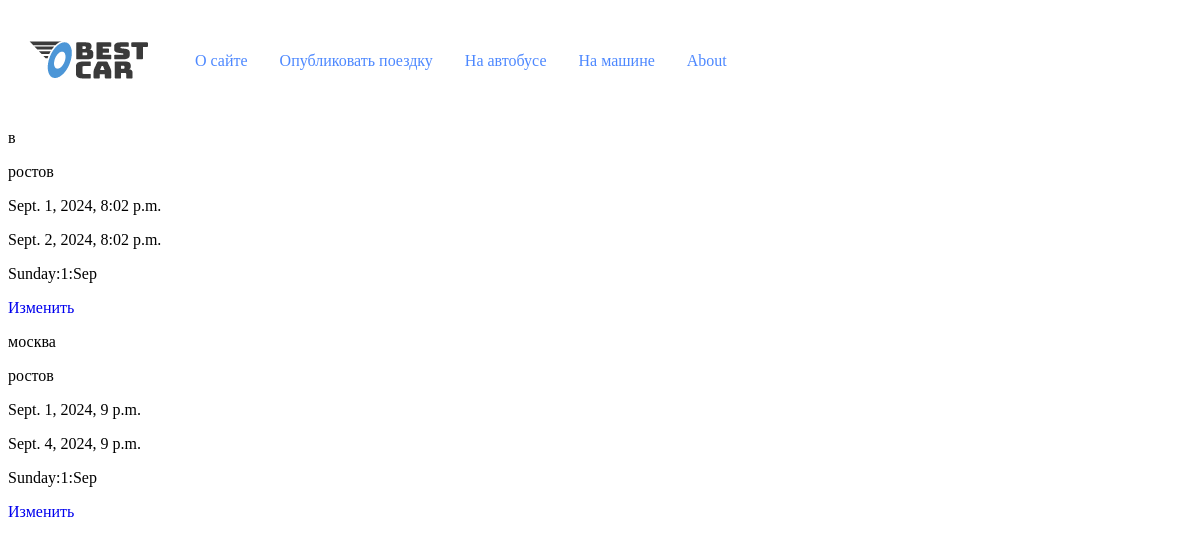
The app's page /users/users_trips_current/ (signed in), older data.
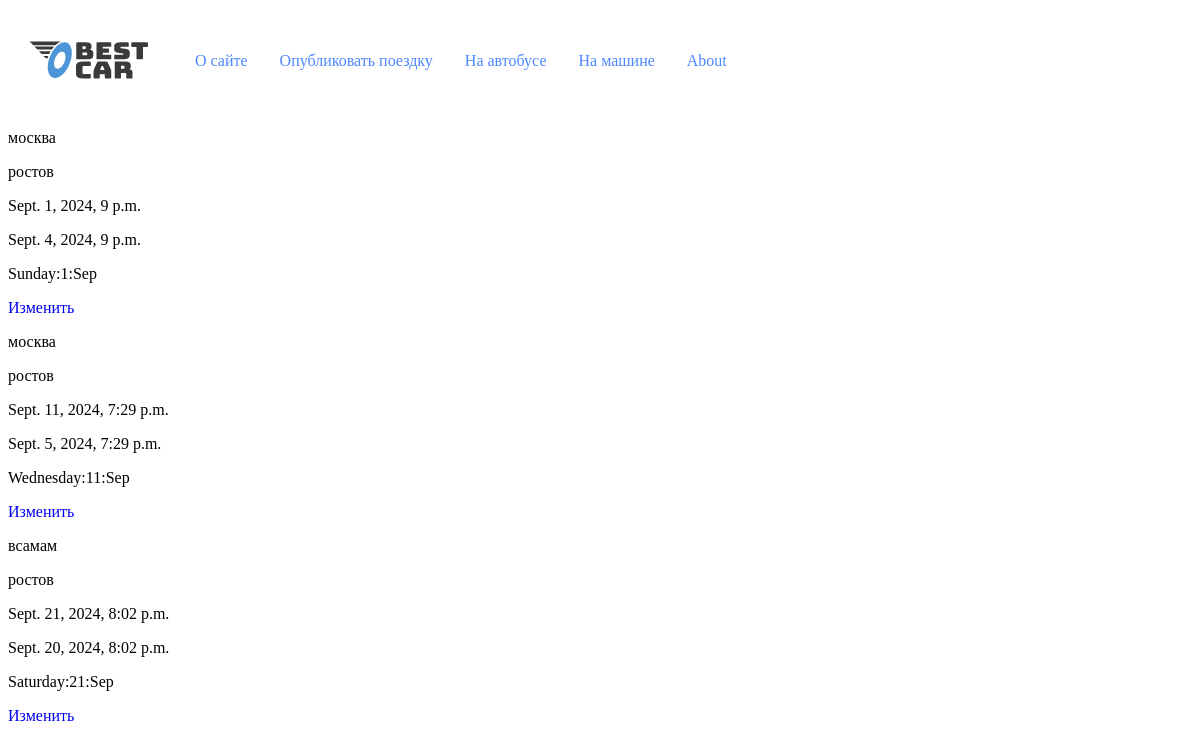
The same page, newer data.
### bestcar/models.py (models this page shows, shortened)
class Publishing_a_trip(models.Model):
    SEATING = [
        (1, '1'),
        (2, '2'),
        (3, '3'),
        (4, '4')
    ]
    departure = models.CharField(max_length=100, verbose_name="отправление", validators=[Validators_language_model()])
    arrival = models.CharField(max_length=100, verbose_name="прибытие", validators=[Validators_language_model()])
    departure_time = models.DateTimeField(verbose_name="время отправления", validators=[Validators_date_model()])
    arrival_time = models.DateTimeField(verbose_name="время прибытия", default=None,
                                        validators=[Validators_date_model()])
    free_seating = models.PositiveSmallIntegerField(verbose_name='количество мест', choices=SEATING, default=1)
    reserved_seats = models.PositiveIntegerField(verbose_name='количество бронированных мест', default=0)
    cat = models.ForeignKey('Category', verbose_name="категория", on_delete=models.PROTECT, default=1)
    price = models.PositiveSmallIntegerField(verbose_name="цена")
    author = models.ForeignKey(get_user_model(), on_delete=models.CASCADE,
                               related_name="author", null=True, default=None)
    slug = models.SlugField(max_length=100, unique=True, db_index=True)
    models_auto = models.CharField(max_length=100, verbose_name="модель автомобиля")
    objects = models.Manager()
    car = CarManager()
    bus = BusManager()
    class Meta:
        verbose_name = 'Опубликованные поездки'
        verbose_name_plural = 'Опубликованные поездки'
        ordering = ('departure_time',)

### users/views.py (the view)
# urls.py: path('users_trips_current/', User_trip.as_view(), name='trips_current'),
class User_trip(LoginRequiredMixin, DataMixin, ListView):
    context_object_name = 'mein_trip'
    model = Publishing_a_trip
    template_name = 'users/users_trips_current.html'
    title_page = 'Ваши поездки'
    def get_queryset(self):
        try:
            mein_trip = Publishing_a_trip.objects.filter(author=self.request.user)
            return mein_trip
        except Exception as e:  # Обработка всех типов исключений
            return JsonResponse({'error': str(e)}, status=500)
    def get_context_data(self, **kwargs):
        context = super().get_context_data(**kwargs)
        return self.get_mixin_context(context)

### bestcar/utils.py (called while the page is built)
    def get_mixin_context(self, context, **kwargs):
        if self.title_page:
            context['title'] = self.title_page
        context['menu'] = MENU  # Предполагается, что MENU - это глобальная переменная
        context.update(kwargs)
        return context

### users/templates/users/users_trips_current.html (shortened to what this page needs)
{% extends 'base.html' %}
{% block content %}
{% if mein_trip%}
{% for item in mein_trip  %}
    <div>
        <p> {{item.departure}} </p>
        <p> {{item.arrival}} </p>
        <p> {{item.departure_time}} </p>
        <p> {{item.arrival_time}} </p>
        <p> {{item.departure_time|date:"l:j:M"}} </p>
        <p> <a href="{% url 'update_user_trip' item.slug %}">Изменить</a></p>
    </div>
{% endfor %}
{% else %}
<h1>Здесь появятся ваши будущие поездки.</h1>
{% endif %}
{% endblock content%}

### templates/base.html (shortened to what this page needs)
<!DOCTYPE html>
<html lang="en">
{% load static %}
<head>
    <link rel="stylesheet" type="text/css" href="{% static 'bestcar/css/style_base.css' %}">
</head>
<body>
        <ul class="menu" >
            <li><a href="{% url 'home' %}">
            <img src="{% static 'bestcar/images/logo.png' %}" class="logo" alt="Best car" /></a></li>
            {% for m in menu %}
            <li> <a href="{% url m.url_name %}">{{ m.title }}</a></li>
            {% endfor %}
            <li><a href="#">About</a>
            </li>
        </ul>
    {% block content %}
    {% endblock %}
</body>
</html>

### bestcar/static/bestcar/css/style_base.css (style rules this page uses)
.menu { display: flex; background: white; list-style: none; margin: 0; padding-left: 0; align-items: center; }
a { text-decoration: none; }
li { color: #FFFFFF; background: white; display: block; float: left; padding: 1rem; position: relative; text-decoration: none; transition-duration: 0.5s; }
li a { color: #4D88FF; }

Row changes from the older to the newer data that the page shows:
shown differently, row unchanged: Publishing_a_trip "Sept. 1, 2024, 9 p.m.": moves up the list
added Publishing_a_trip: departure "москва", arrival "ростов", departure_time "Sept. 11, 2024, 7:29 p.m.", arrival_time "Sept. 5, 2024, 7:29 p.m.", departure_time "Wednesday:11:Sep"
changed Publishing_a_trip: departure "в" → "всамам"; departure_time "Sept. 1, 2024, 8:02 p.m." → "Sept. 21, 2024, 8:02 p.m."; arrival_time "Sept. 2, 2024, 8:02 p.m." → "Sept. 20, 2024, 8:02 p.m."; departure_time "Sunday:1:Sep" → "Saturday:21:Sep"
